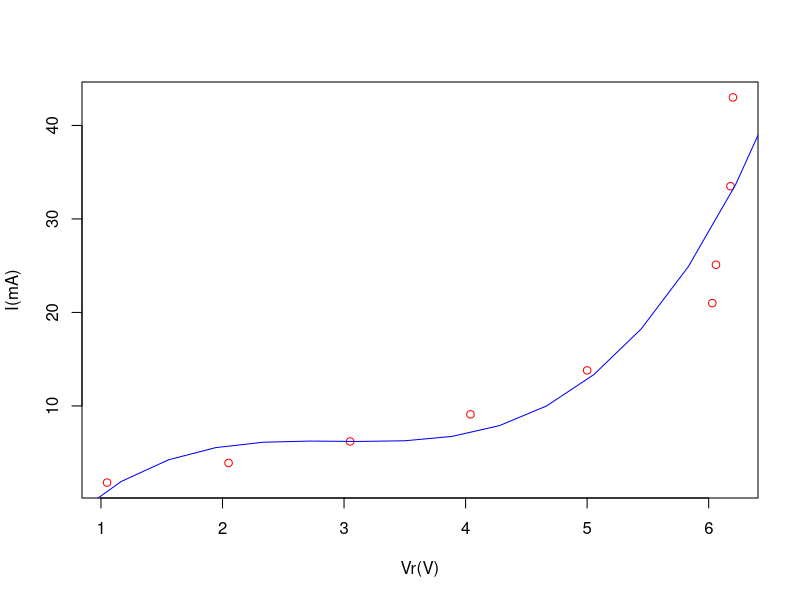
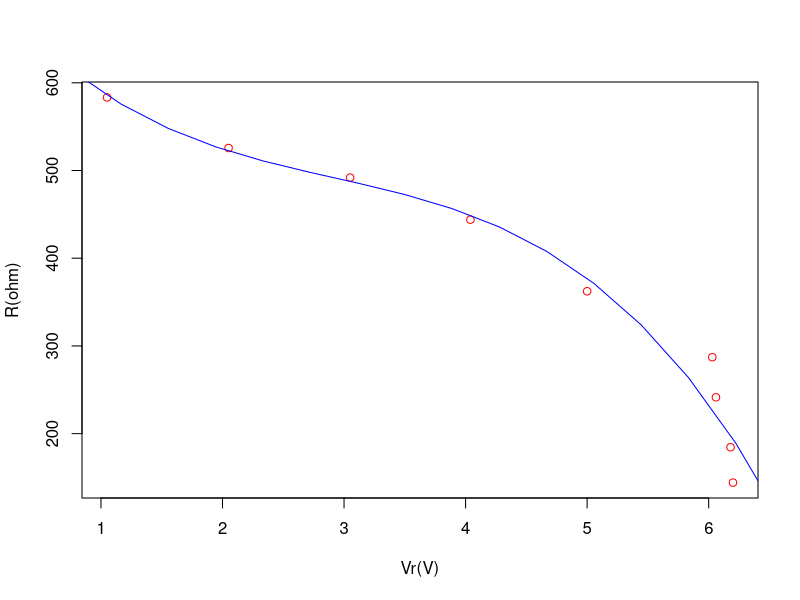
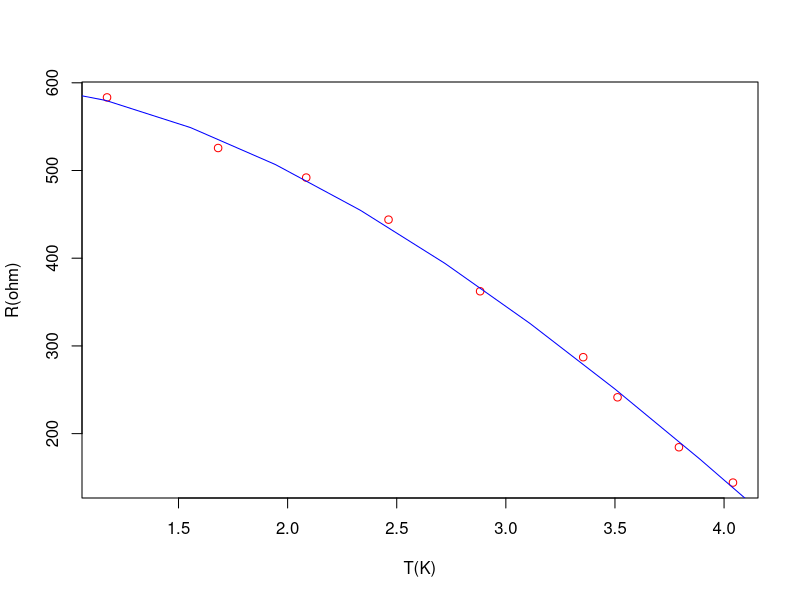

Reproduce these figures in R, in order.
#TERMISTOR
#DEFINIR MEDIDAS
Vr<-c(1.05,	2.05,	3.05,	4.04,	5.00,	6.03,	6.06,	6.18,	6.20)
I<- c(1.80,	3.90,	6.20,	9.10,	13.80,	21.00,	25.10,	33.50,	43.00)

#DEFINIR VALORES TEORICOS
P<-Vr*I
R<-(Vr/I)*1000
T<-(P^0.25)

#GERAR GRAFICO 1 CORRENTE VS DDP
png("exp3/Grafico%d1.png")
plot(I~Vr,ylab="I(mA)",xlab="Vr(V)",col="red",type="p")
fit3 <- lm(I~poly(Vr,3,raw=TRUE))
xx <- seq(0,7, length=19)
lines(xx, predict(fit3, data.frame(Vr=xx)), col="blue")
dev.off()

#GERAR GRAFICO 2 RESISTENCIA VS DDP
png("exp3/Grafico%d2.png")
plot(R~Vr,ylab="R(ohm)",xlab="Vr(V)",col="red",type="p")
fit3 <- lm(R~poly(Vr,3,raw=TRUE))
xx <- seq(0,7, length=19)
lines(xx, predict(fit3, data.frame(Vr=xx)), col="blue")
dev.off()

#GERAR GRAFICO 1 RESISTENCIA VS TEMPERATURA
png("exp3/Grafico%d3.png")
plot(R~T,ylab="R(ohm)",xlab="T(K)",col="red",type="p")
fit3 <- lm(R~poly(T,3,raw=TRUE))
xx <- seq(0,7, length=19)
lines(xx, predict(fit3, data.frame(T=xx)), col="blue")
dev.off()
